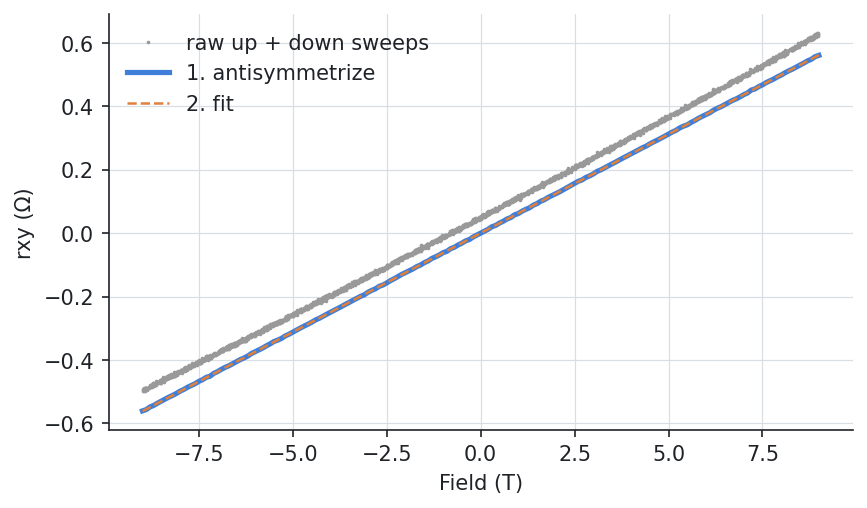

Here is the Python script that generated this plot:
from _data import up, down

# --8<-- [start:example]
import quantalyze as qz

# 1. Keep the part of the Hall signal that is odd in field (removes the rxx pickup).
hall = qz.antisymmetrize([up, down], "field", "rxy", minimum=-9, maximum=9, step=0.1)

# 2. Fit a straight line through the origin.
line = qz.fit(lambda field, slope: slope * field, hall, "field", "rxy")

# 3. Turn the slope into a carrier density using the film thickness.
thickness = 100e-9                                 # m
hall_coefficient = line["slope"] * thickness       # m³/C
density = 1 / (qz.constants.E * hall_coefficient)  # m⁻³

print(f"slope = {line['slope']:.4f} Ω/T")
print(f"n     = {density / 1e6:.3g} cm⁻³")
# --8<-- [end:example]

import matplotlib.pyplot as plt
import numpy as np

fig, ax = plt.subplots()
ax.plot(up.field, up.rxy, ".", ms=1.5, color="0.6", label="raw up + down sweeps")
ax.plot(down.field, down.rxy, ".", ms=1.5, color="0.6")
ax.plot(hall.field, hall.rxy, color="C0", lw=2.5, label="1. antisymmetrize")
line.plot(ax, np.array([-9, 9]), color="C1", lw=1.2, ls="--", label="2. fit")
ax.set(xlabel="Field (T)", ylabel="rxy (Ω)")
ax.legend(loc="upper left")
